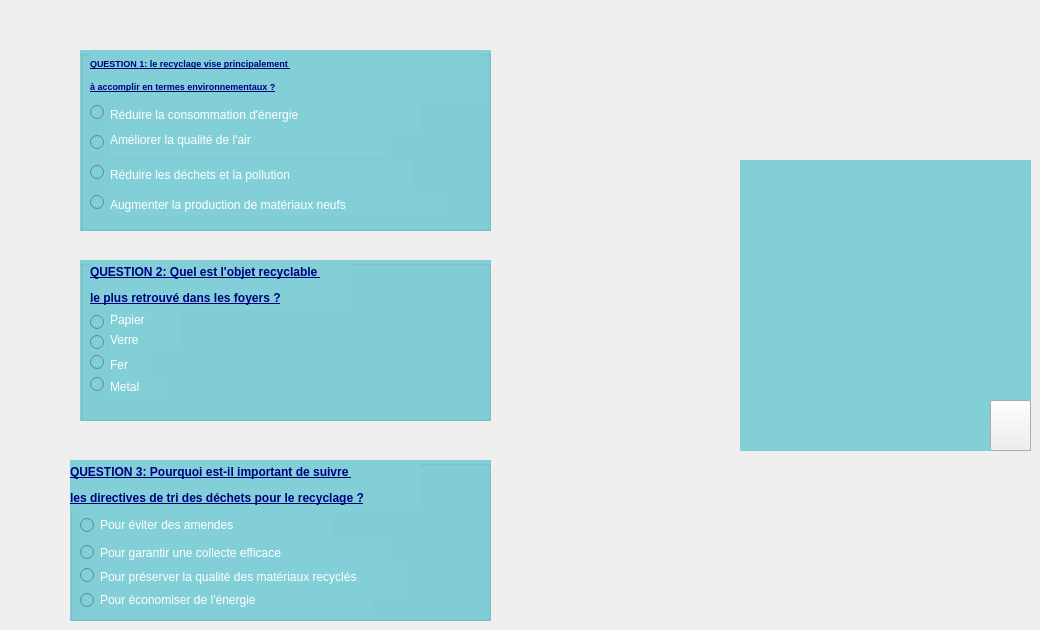
        <widget class="QWidget" name="page_25">
         <widget class="QGroupBox" name="groupBox_9">
          <property name="geometry">
           <rect>
            <x>80</x>
            <y>260</y>
            <width>411</width>
            <height>161</height>
           </rect>
          </property>
          <property name="styleSheet">
           <string notr="true">background-color: rgb(130, 207, 216);</string>
          </property>
          <property name="title">
           <string/>
          </property>
          <widget class="QRadioButton" name="radioButton_A2">
           <property name="geometry">
            <rect>
             <x>10</x>
             <y>55</y>
             <width>15</width>
             <height>15</height>
            </rect>
           </property>
           <property name="text">
            <string/>
           </property>
          </widget>
          <widget class="QRadioButton" name="radioButton_C2">
           <property name="geometry">
            <rect>
             <x>10</x>
             <y>95</y>
             <width>15</width>
             <height>15</height>
            </rect>
           </property>
           <property name="text">
            <string/>
           </property>
          </widget>
          <widget class="QRadioButton" name="radioButton_D2">
           <property name="geometry">
            <rect>
             <x>10</x>
             <y>117</y>
             <width>15</width>
             <height>15</height>
            </rect>
           </property>
           <property name="text">
            <string/>
           </property>
          </widget>
          <widget class="QRadioButton" name="radioButton_B2">
           <property name="geometry">
            <rect>
             <x>10</x>
             <y>75</y>
             <width>15</width>
             <height>15</height>
            </rect>
           </property>
           <property name="text">
            <string/>
           </property>
          </widget>
          <widget class="QLabel" name="label_51">
           <property name="geometry">
            <rect>
             <x>10</x>
             <y>0</y>
             <width>261</width>
             <height>51</height>
            </rect>
           </property>
           <property name="text">
            <string>&lt;html&gt;&lt;head/&gt;&lt;body&gt;&lt;p&gt;&lt;span style=&quot; font-weight:600; text-decoration: underline; color:#00007f;&quot;&gt;QUESTION 2: Quel est l'objet recyclable &lt;/span&gt;&lt;/p&gt;&lt;p&gt;&lt;span style=&quot; font-weight:600; text-decoration: underline; color:#00007f;&quot;&gt;le plus retrouvé dans les foyers ?&lt;/span&gt;&lt;/p&gt;&lt;/body&gt;&lt;/html&gt;</string>
           </property>
          </widget>
          <widget class="QLabel" name="R1_2">
           <property name="geometry">
            <rect>
             <x>30</x>
             <y>50</y>
             <width>71</width>
             <height>21</height>
            </rect>
           </property>
           <property name="text">
            <string>&lt;html&gt;&lt;head/&gt;&lt;body&gt;&lt;p&gt;&lt;span style=&quot; color:#ffffff;&quot;&gt;Papier&lt;/span&gt;&lt;/p&gt;&lt;/body&gt;&lt;/html&gt;</string>
           </property>
          </widget>
          <widget class="QLabel" name="R2_2">
           <property name="geometry">
            <rect>
             <x>30</x>
             <y>70</y>
             <width>71</width>
             <height>21</height>
            </rect>
           </property>
           <property name="text">
            <string>&lt;html&gt;&lt;head/&gt;&lt;body&gt;&lt;p&gt;&lt;span style=&quot; color:#ffffff;&quot;&gt;Verre&lt;/span&gt;&lt;/p&gt;&lt;/body&gt;&lt;/html&gt;</string>
           </property>
          </widget>
          <widget class="QLabel" name="R3_2">
           <property name="geometry">
            <rect>
             <x>30</x>
             <y>90</y>
             <width>41</width>
             <height>31</height>
            </rect>
           </property>
           <property name="text">
            <string>&lt;html&gt;&lt;head/&gt;&lt;body&gt;&lt;p&gt;&lt;span style=&quot; color:#ffffff;&quot;&gt;Fer&lt;/span&gt;&lt;/p&gt;&lt;/body&gt;&lt;/html&gt;</string>
           </property>
          </widget>
          <widget class="QLabel" name="R4_2">
           <property name="geometry">
            <rect>
             <x>30</x>
             <y>117</y>
             <width>56</width>
             <height>21</height>
            </rect>
           </property>
           <property name="text">
            <string>&lt;html&gt;&lt;head/&gt;&lt;body&gt;&lt;p&gt;&lt;span style=&quot; color:#ffffff;&quot;&gt;Metal&lt;/span&gt;&lt;/p&gt;&lt;/body&gt;&lt;/html&gt;</string>
           </property>
          </widget>
         </widget>
         <widget class="QGroupBox" name="groupBox_8">
          <property name="geometry">
           <rect>
            <x>80</x>
            <y>50</y>
            <width>411</width>
            <height>181</height>
           </rect>
          </property>
          <property name="styleSheet">
           <string notr="true">background-color: rgb(130, 207, 216);</string>
          </property>
          <property name="title">
           <string/>
          </property>
          <widget class="QRadioButton" name="radioButton_C1">
           <property name="geometry">
            <rect>
             <x>10</x>
             <y>115</y>
             <width>15</width>
             <height>15</height>
            </rect>
           </property>
           <property name="text">
            <string/>
           </property>
          </widget>
          <widget class="QRadioButton" name="radioButton_A1">
           <property name="geometry">
            <rect>
             <x>10</x>
             <y>55</y>
             <width>15</width>
             <height>15</height>
            </rect>
           </property>
           <property name="text">
            <string/>
           </property>
          </widget>
          <widget class="QRadioButton" name="radioButton_B1">
           <property name="geometry">
            <rect>
             <x>10</x>
             <y>85</y>
             <width>15</width>
             <height>15</height>
            </rect>
           </property>
           <property name="text">
            <string/>
           </property>
          </widget>
          <widget class="QRadioButton" name="radioButton_D1">
           <property name="geometry">
            <rect>
             <x>10</x>
             <y>145</y>
             <width>15</width>
             <height>15</height>
            </rect>
           </property>
           <property name="styleSheet">
            <string notr="true"/>
           </property>
           <property name="text">
            <string/>
           </property>
          </widget>
          <widget class="QLabel" name="R4">
           <property name="geometry">
            <rect>
             <x>30</x>
             <y>145</y>
             <width>331</width>
             <height>20</height>
            </rect>
           </property>
           <property name="text">
            <string>&lt;html&gt;&lt;head/&gt;&lt;body&gt;&lt;p&gt;&lt;span style=&quot; color:#ffffff;&quot;&gt;Augmenter la production de matériaux neufs&lt;/span&gt;&lt;/p&gt;&lt;/body&gt;&lt;/html&gt;</string>
           </property>
          </widget>
          <widget class="QLabel" name="R2">
           <property name="geometry">
            <rect>
             <x>30</x>
             <y>75</y>
             <width>281</width>
             <height>31</height>
            </rect>
           </property>
           <property name="text">
            <string>&lt;html&gt;&lt;head/&gt;&lt;body&gt;&lt;p&gt;&lt;span style=&quot; color:#ffffff;&quot;&gt;Améliorer la qualité de l'air&lt;/span&gt;&lt;/p&gt;&lt;/body&gt;&lt;/html&gt;</string>
           </property>
          </widget>
          <widget class="QLabel" name="R1">
           <property name="geometry">
            <rect>
             <x>30</x>
             <y>50</y>
             <width>311</width>
             <height>31</height>
            </rect>
           </property>
           <property name="styleSheet">
            <string notr="true">color: rgb(255, 85, 0);
</string>
           </property>
           <property name="text">
            <string>&lt;html&gt;&lt;head/&gt;&lt;body&gt;&lt;p&gt;&lt;span style=&quot; color:#ffffff;&quot;&gt;Réduire la consommation d'énergie&lt;/span&gt;&lt;/p&gt;&lt;/body&gt;&lt;/html&gt;</string>
           </property>
          </widget>
          <widget class="QLabel" name="R3">
           <property name="geometry">
            <rect>
             <x>30</x>
             <y>110</y>
             <width>301</width>
             <height>31</height>
            </rect>
           </property>
           <property name="text">
            <string>&lt;html&gt;&lt;head/&gt;&lt;body&gt;&lt;p&gt;&lt;span style=&quot; color:#ffffff;&quot;&gt;Réduire les déchets et la pollution&lt;/span&gt;&lt;/p&gt;&lt;/body&gt;&lt;/html&gt;</string>
           </property>
          </widget>
          <widget class="QLabel" name="label_52">
           <property name="geometry">
            <rect>
             <x>10</x>
             <y>0</y>
             <width>391</width>
             <height>51</height>
            </rect>
           </property>
           <property name="text">
            <string>&lt;html&gt;&lt;head/&gt;&lt;body&gt;&lt;p&gt;&lt;span style=&quot; font-size:7pt; font-weight:600; text-decoration: underline; color:#00007f;&quot;&gt;QUESTION 1: le recyclage vise principalement &lt;/span&gt;&lt;/p&gt;&lt;p&gt;&lt;span style=&quot; font-size:7pt; font-weight:600; text-decoration: underline; color:#00007f;&quot;&gt;à accomplir en termes environnementaux ?&lt;/span&gt;&lt;/p&gt;&lt;/body&gt;&lt;/html&gt;</string>
           </property>
          </widget>
         </widget>
         <widget class="QGroupBox" name="groupBox_11">
          <property name="geometry">
           <rect>
            <x>70</x>
            <y>460</y>
            <width>421</width>
            <height>161</height>
           </rect>
          </property>
          <property name="styleSheet">
           <string notr="true">background-color: rgb(130, 207, 216);</string>
          </property>
          <property name="title">
           <string/>
          </property>
          <widget class="QRadioButton" name="radioButton_A3">
           <property name="geometry">
            <rect>
             <x>10</x>
             <y>55</y>
             <width>20</width>
             <height>20</height>
            </rect>
           </property>
           <property name="text">
            <string/>
           </property>
          </widget>
          <widget class="QRadioButton" name="radioButton_C3">
           <property name="geometry">
            <rect>
             <x>10</x>
             <y>105</y>
             <width>21</width>
             <height>20</height>
            </rect>
           </property>
           <property name="text">
            <string/>
           </property>
          </widget>
          <widget class="QRadioButton" name="radioButton_D3">
           <property name="geometry">
            <rect>
             <x>10</x>
             <y>130</y>
             <width>21</width>
             <height>20</height>
            </rect>
           </property>
           <property name="text">
            <string/>
           </property>
          </widget>
          <widget class="QRadioButton" name="radioButton_B3">
           <property name="geometry">
            <rect>
             <x>10</x>
             <y>82</y>
             <width>21</width>
             <height>20</height>
            </rect>
           </property>
           <property name="text">
            <string/>
           </property>
          </widget>
          <widget class="QLabel" name="label_53">
           <property name="geometry">
            <rect>
             <x>0</x>
             <y>0</y>
             <width>351</width>
             <height>51</height>
            </rect>
           </property>
           <property name="text">
            <string>&lt;html&gt;&lt;head/&gt;&lt;body&gt;&lt;p&gt;&lt;span style=&quot; font-weight:600; text-decoration: underline; color:#00007f;&quot;&gt;QUESTION 3: Pourquoi est-il important de suivre &lt;/span&gt;&lt;/p&gt;&lt;p&gt;&lt;span style=&quot; font-weight:600; text-decoration: underline; color:#00007f;&quot;&gt;les directives de tri des déchets pour le recyclage ?&lt;/span&gt;&lt;/p&gt;&lt;/body&gt;&lt;/html&gt;</string>
           </property>
          </widget>
          <widget class="QLabel" name="R1_3">
           <property name="geometry">
            <rect>
             <x>30</x>
             <y>55</y>
             <width>231</width>
             <height>21</height>
            </rect>
           </property>
           <property name="text">
            <string>&lt;html&gt;&lt;head/&gt;&lt;body&gt;&lt;p&gt;&lt;span style=&quot; color:#ffffff;&quot;&gt;Pour éviter des amendes&lt;/span&gt;&lt;/p&gt;&lt;/body&gt;&lt;/html&gt;</string>
           </property>
          </widget>
          <widget class="QLabel" name="R2_3">
           <property name="geometry">
            <rect>
             <x>30</x>
             <y>78</y>
             <width>291</width>
             <height>31</height>
            </rect>
           </property>
           <property name="text">
            <string>&lt;html&gt;&lt;head/&gt;&lt;body&gt;&lt;p&gt;&lt;span style=&quot; color:#ffffff;&quot;&gt;Pour garantir une collecte efficace&lt;/span&gt;&lt;/p&gt;&lt;/body&gt;&lt;/html&gt;</string>
           </property>
          </widget>
          <widget class="QLabel" name="R3_3">
           <property name="geometry">
            <rect>
             <x>30</x>
             <y>102</y>
             <width>301</width>
             <height>31</height>
            </rect>
           </property>
           <property name="text">
            <string>&lt;html&gt;&lt;head/&gt;&lt;body&gt;&lt;p&gt;&lt;span style=&quot; color:#ffffff;&quot;&gt;Pour préserver la qualité des matériaux recyclés&lt;/span&gt;&lt;/p&gt;&lt;/body&gt;&lt;/html&gt;</string>
           </property>
          </widget>
          <widget class="QLabel" name="R4_3">
           <property name="geometry">
            <rect>
             <x>30</x>
             <y>130</y>
             <width>271</width>
             <height>20</height>
            </rect>
           </property>
           <property name="text">
            <string>&lt;html&gt;&lt;head/&gt;&lt;body&gt;&lt;p&gt;&lt;span style=&quot; color:#ffffff;&quot;&gt;Pour économiser de l'énergie&lt;/span&gt;&lt;/p&gt;&lt;/body&gt;&lt;/html&gt;</string>
           </property>
          </widget>
         </widget>
         <widget class="QLabel" name="label_RESULT">
          <property name="geometry">
           <rect>
            <x>740</x>
            <y>160</y>
            <width>291</width>
            <height>291</height>
           </rect>
          </property>
          <property name="styleSheet">
           <string notr="true">background-color: #82cfd8;
color: rgb(255, 255, 255);</string>
          </property>
          <property name="text">
           <string/>
          </property>
         </widget>
         <widget class="QPushButton" name="pushButton_VALIDER">
          <property name="geometry">
           <rect>
            <x>990</x>
            <y>400</y>
            <width>41</width>
            <height>51</height>
           </rect>
          </property>
          <property name="styleSheet">
           <string notr="true">border-image: url(:/new/icons/icons/Polygone.png);</string>
          </property>
          <property name="text">
           <string/>
          </property>
         </widget>
        </widget>
